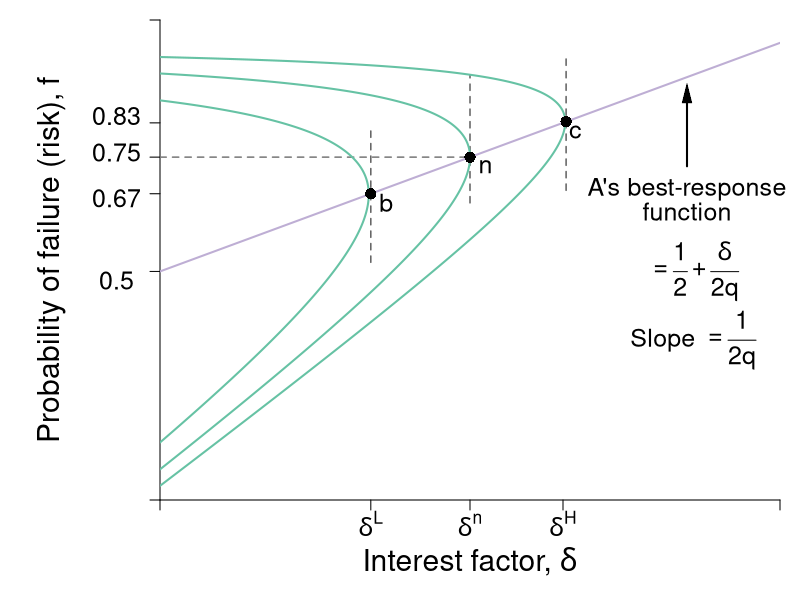

Source code (R):
#Graph Designer: Simon Halliday
#Authors: Bowles, Foley and Halliday
#Title: Coordination, Conflict and Competition: A Text in Microeconomics

library(shape)
pdf(file = "credit/non_contractual_brf_part_b.pdf", width = 8, height = 6)

#Set parameters for graphics
axislabelsize <- 1.8
labelsize <- 1.5
namesize <- 1.8
annotatesize <- 1.5
graphlinewidth <- 2
segmentlinewidth <- 1.5

COL <- c("#7fc97f", "#beaed4", "#fdc086", "#ffff99", "#386cb0", "#f0027f", "#bf5b17", "#666666")
COLA <- c("#e0f3db", "#99d8c9","#66c2a4","#41ae76", "#238b45", "#005824")
COLB <- c("#c6dbef", "#4eb3d3", "#2b8cbe", "#0868ac","#084081")
grays <- gray.colors(25, start = 1, end = 0)

#Edited the margins to cater for the larger LHS labels
par(mar =  c(5, 8, 1, 1))

brfFn <- function(delta, mu = 1) {
  .5 + (delta / (2 * mu)) 
}

isoreturnFn <- function(delta, pi=0.125) {
  1 - (pi)/delta
}


yFn <- function(d1, f1, mu = 1){
  mu*f1*(1 - f1) - d1*(1 - f1)
}

ylow <- function(delta, mu = 1, ybar = 0.03){
  (-sqrt(delta^2 - 2*delta*mu + mu^2 - 4*mu*ybar) + delta + mu)/(2*mu)
}

yhigh <- function(delta, mu = 1, ybar = 0.03){
  (sqrt(delta^2 - 2*delta*mu + mu^2 - 4*mu*ybar) + delta + mu)/(2*mu)
}

xlims <- c(0, 1)
ylims <- c(0, 1.05)

npts <- 501 
d1 <- seq(xlims[1], xlims[2], length.out = npts)
f1 <- seq(ylims[1], ylims[2], length.out = npts) 
a <- c(0.03, 0.0625, 0.11)

plot(0, 0, xlim = xlims, ylim = ylims, type = "n",
     xlab = expression(paste("")),
     ylab = expression(paste("")), 
     xaxt = "n", 
     yaxt = "n", 
     cex.lab = axislabelsize, 
     bty = "n", 
     xaxs = "i", 
     yaxs = "i"
)


# ticksy <- seq(from = 0, to = ylims[2], by = 0.1)
# ylabels <- seq(from = 0, to = ylims[2], by = 0.1)
# ticksx <- seq(from = 0, to = xlims[2], by = 0.1)
# xlabels <- seq(from = 0, to = xlims[2], by = 0.1)
ticksy <- c(ylims[1], 0.5, brfFn(delta = 0.34), brfFn(delta = 0.5), brfFn(delta = 0.65), ylims[2])
ylabels <- c(NA, NA, NA, NA, NA, NA, NA)
#ylabels <- c(NA, expression(paste(f == frac(1,2))), expression(paste(f^d)), expression(paste(f*(delta^L) )),  expression(paste(f*(delta^n) == frac(3,4))),expression(paste(f*(delta^H) )), expression(paste(f^e)), NA)
ticksx <- c(xlims[1], 0.34, 0.5, 0.65, xlims[2])
xlabels <- c(NA,  expression(paste(delta^L)), expression(paste(delta^n)), expression(paste(delta^H)), NA)

axis(1, at = ticksx, pos = 0, labels = xlabels, cex.axis = labelsize)
axis(2, at = ticksy, pos = 0, labels = ylabels, las = 1,cex.axis = labelsize)

#ylabels <- c(NA, expression(paste(f == frac(1,2))), expression(paste(f^d)), expression(paste(f*(delta^L) )),  expression(paste(f*(delta^n) == frac(3,4))),expression(paste(f*(delta^H) )), expression(paste(f^e)), NA)
# text(-0.0905, 0.48, expression(paste(frac(1,2) == f)), cex = labelsize, xpd =TRUE)
# # text(-0.05, 0.58, expression(paste(f^d)), cex = labelsize, xpd =TRUE)
# text(-0.07, 0.66, expression(paste(f*(delta^L) )), cex = labelsize, xpd =TRUE)
# text(-0.105, 0.76, expression(paste(frac(3,4) == f*(delta^n) )), cex = labelsize, xpd =TRUE)
# text(-0.07, 0.84, expression(paste(f*(delta^n))), cex = labelsize, xpd =TRUE)
# text(-0.07, 0.93, expression(paste(f*(delta^H) )), cex = labelsize, xpd =TRUE)
# text(-0.05, 1.05, expression(paste(f^e)), cex = labelsize, xpd =TRUE)
# 
# y-labels with numeric values
text(-0.07, 0.48, expression(paste(0.50)), cex = labelsize, xpd = TRUE)
# text(-0.07, 0.58, expression(paste(0.57)), cex = labelsize, xpd = TRUE)
text(-0.07, 0.66, expression(paste(0.67)), cex = labelsize, xpd = TRUE)
text(-0.07, 0.76, expression(paste(0.75)), cex = labelsize, xpd = TRUE)
text(-0.07, 0.84, expression(paste(0.83)), cex = labelsize, xpd = TRUE)
# text(-0.07, 0.93, expression(paste(0.93)), cex = labelsize, xpd = TRUE)
# text(-0.07, 1.05, expression(paste(1.05)), cex = labelsize, xpd =TRUE)

npts <- 503 
xx1 <- seq(xlims[1], xlims[2], length.out = npts)
xx2 <- seq(0, 1, length.out = npts)

#Draw the graphs
lines(xx1, brfFn(xx1), col = COL[2], lwd = graphlinewidth)

#Axis labels
mtext(expression(paste("Interest factor, ", delta)), side = 1, line = 3, cex = axislabelsize)
text(-0.175, 0.5*(ylims[2]), expression(paste("Probability of failure (risk), ", f)), xpd = TRUE, cex = axislabelsize, srt = 90) 



segments(0.5, 0.65, 0.5, yhigh(delta = 0.5), lty = 2, col = grays[22] , lwd = segmentlinewidth)
#segments(0, yhigh(delta = 0.5), 0.5, yhigh(delta = 0.5), lty = 2, col = grays[20] , lwd = segmentlinewidth)
#segments(0, ylow(delta = 0.5), 0.5, ylow(delta = 0.5), lty = 2, col = grays[20] , lwd = segmentlinewidth)

segments(0.34, brfFn(delta = 0.34) - 0.15, 0.34, brfFn(delta = 0.34) + 0.15, lty = 2, col = grays[22] , lwd = segmentlinewidth)
segments(0.655, brfFn(delta = 0.655) - 0.15, 0.655, brfFn(delta = 0.655) + 0.15, lty = 2, col = grays[22] , lwd = segmentlinewidth)
segments(0, brfFn(delta = 0.5), 0.5, brfFn(delta = 0.5), lty = 2, col = grays[20] , lwd = segmentlinewidth)

# 
# segments(8, 0, 8,indiffA(x = 8)  , lty = 2, col = "gray" , lwd = segmentlinewidth)
# segments(0, indiffA(x = 8) , 8,indiffA(x = 8)  , lty = 2, col = "gray" , lwd = segmentlinewidth)

#Contour lines
contour(d1, f1,
        outer(d1, f1, yFn),
        drawlabels = FALSE,
        col = COLA[3],
        lwd = graphlinewidth,
        levels = a,
        xaxs = "i",
        yaxs = "i",
        add = TRUE)

text(0.5 + 0.025, brfFn(delta = 0.5) - 0.02, expression(paste(n)), cex = labelsize)
points(0.5, brfFn(delta = 0.5), pch = 16, col = "black", cex = 1.5)
text(0.34 + 0.025, brfFn(delta = 0.34) - 0.02, expression(paste(b)), cex = labelsize)
points(0.34, brfFn(delta = 0.34), pch = 16, col = "black", cex = 1.5)
text(0.65 + 0.02, brfFn(delta = 0.65) - 0.02, expression(paste(c)), cex = labelsize)
points(0.655, brfFn(delta = 0.655), pch = 16, col = "black", cex = 1.5)

# text(0.5+ 0.02, ylow(delta = 0.5) - 0.02, expression(paste(d)), cex = labelsize)
# points(0.5, ylow(delta = 0.5), pch = 16, col = "black", cex = 1.5)
# text(0.5+ 0.02, yhigh(delta = 0.5) - 0.025, expression(paste(e)), cex = labelsize)
# points(0.5, yhigh(delta = 0.5), pch = 16, col = "black", cex = 1.5)

#text(0.65, 1.01, expression(paste("Iso-expected income curves")), cex = labelsize)

# text(0.3, 1.01, expression(paste(y[1] == y^L)), cex = labelsize)
# text(0.3, 0.88, expression(paste(y[2] == y^{NE})), cex = labelsize)
# text(0.2, 0.75, expression(paste(y[3] == y^H)), cex = labelsize)
# text(0.4, 0.22, expression(Slope), cex = labelsize)
# text(0.4, 0.14, expression(paste(-mrs(delta, f) == frac(1 - f, q*(1 - 2*f) + delta))), cex = labelsize)
# Arrows(0.4, 0.24, 0.4, 0.4, col = "black", lty = 1, lwd = 2, arr.type = "triangle", arr.lwd = 0.5)

text(0.85, 0.68, expression(paste("A's best-response")), cex = labelsize, xpd  = TRUE)
text(0.85, 0.63, expression(paste("function")), cex = labelsize, xpd  = TRUE)

text(0.86, 0.5, expression(paste(phantom() == frac(1,2) + frac(delta, 2*q))), cex = labelsize, xpd  = TRUE)

text(0.86, 0.35, expression(paste("Slope ", phantom() == frac(1, 2*q))), cex = labelsize, xpd  = TRUE)
Arrows(0.85, 0.73, 0.85, 0.89, col = "black", lty = 1, lwd = 2, arr.type = "triangle", arr.lwd = 0.5)

dev.off()
